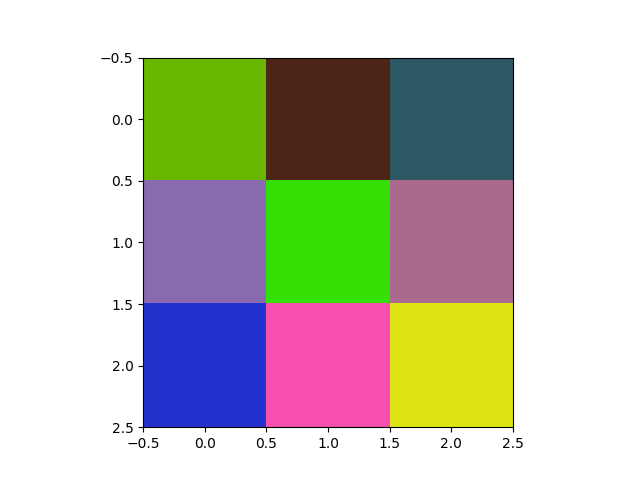
#> input picture Elahe/tests/BIGrandom3x3pic.png, 640 x 480 px
$ python -i analyseImages.py   (imports and definitions only)
#> lines starting #> are read from the running program, lines starting #| are printed output that depends on the picture; after the words box and inside, x2 and y2 are one past the last pixel; in counts of white or black regions, pixels touching at a corner belong together
#> further down, picture is the input picture: shape (480, 640, 3); mean B, G, R 181.9, 194.3, 194.1
"""
Has the following class:
- ConnectedComponents

This class has the following methods:
- __init__(self)
- getPropertiesConnectedComponent(self, binary_image)


Then this module has the following functions:
- extractGrayMapFromRedChannel(image)
- analyzeBinaryImageForRosa(binary_image)
- formatBlob(in_image, laser_spot_parameter)
- fineTuneRosaDetection(red_channel, c_h, c_w, radius)
- findLaserSpotMainCall(in_image: np.ndarray)
- findLaserSpotRecursive(red_channel, thr, max_value, start_time, rec_time)
- binarizeLaserImage(input_image, thresh, max_value)
- mainRosa(image_path)

WARNING:
-mainRosa is called in functions2.py!!!

"""

import logging
import time
# opencv python (cv2) is related to computer vision things
from cv2 import (
    findContours,
    contourArea,
    threshold,
    THRESH_BINARY,
    RETR_TREE,
    CHAIN_APPROX_SIMPLE,
    minEnclosingCircle,
    minAreaRect,
    THRESH_TOZERO,
    circle,
    COLOR_BGR2GRAY,
    cvtColor,
    morphologyEx,
    MORPH_CLOSE
    )
import cv2
from fractions import Fraction
from decimal import Decimal
import numpy as np
from math import pi
from typing import TYPE_CHECKING

LOGGER = logging.getLogger(__name__)

ECCENTRICITY_CRITERIA = 0.7
IS_CONTOUR_EMPTY_CRITERIA = 0.4

R_25_um = 10/2048
R_75_um = 30/2048

R_TH_100um = 44/2048
R_TH_200um = 80/2048
R_300_um = 100/2048

R_TH = R_TH_200um
ALGO_TIMEOUT_IN_SECONDS = 0.5


class ConnectedComponents:
    # [29 lines left out: functions __init__, getPropertiesConnectedComponent, not called in this run]


def extractGrayMapFromRedChannel(image):
    """
    Extract the red channel from an image.
    Input: image as a numpy array.
    Output: red channel of the image as a numpy array.
    """
    blue = image[:,:,0]
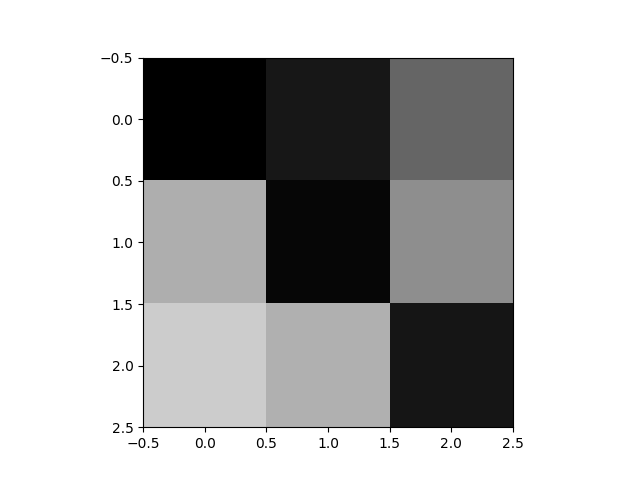
#> blue: shape (480, 640); min 0, max 255, mean 181.9
    red = image[:,:,2]
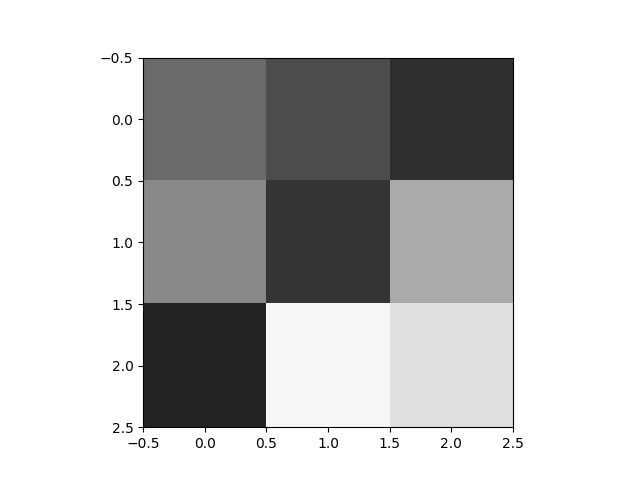
#> red: shape (480, 640); min 0, max 255, mean 194.1
    red_channel = red >= blue
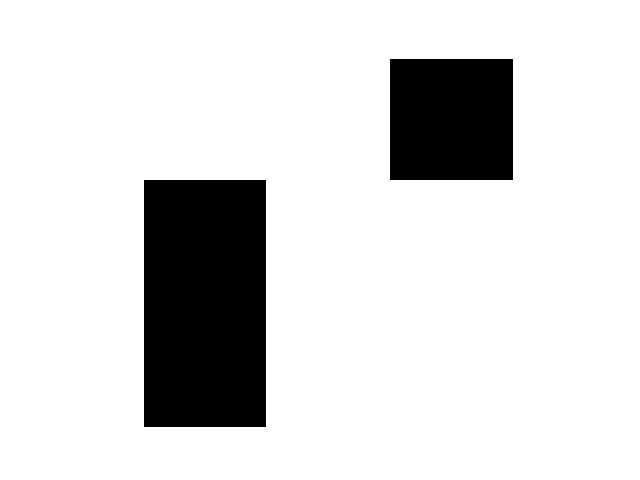
#> red_channel: shape (480, 640) bool; 85.3% white; 2 black regions, box (x1, y1, x2, y2) and area: (144, 180, 266, 427) 30134, (390, 59, 513, 180) 14883

    # Convert image from colorful to gray scale
    gray_level_img = cvtColor(image, COLOR_BGR2GRAY)
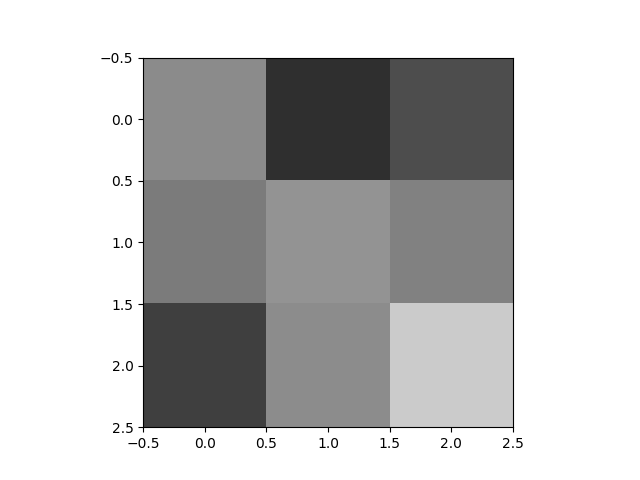
#> gray_level_img: shape (480, 640); min 0, max 255, mean 192.8
    out_img = red_channel*gray_level_img
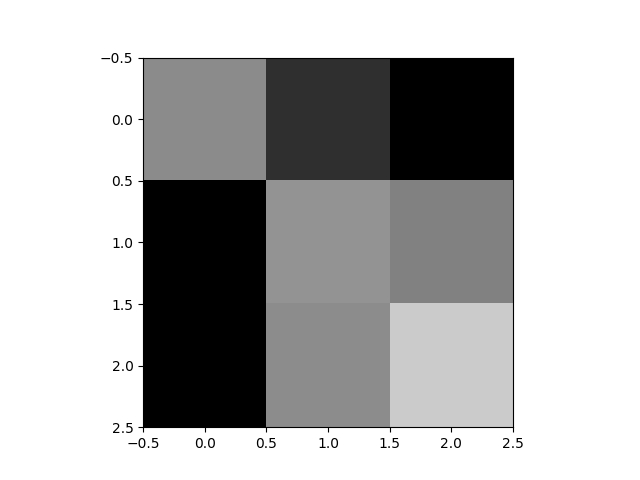
#> out_img: shape (480, 640); min 0, max 255, mean 179.9

#> (the run stopped early here; a loop or call above may not have finished)
